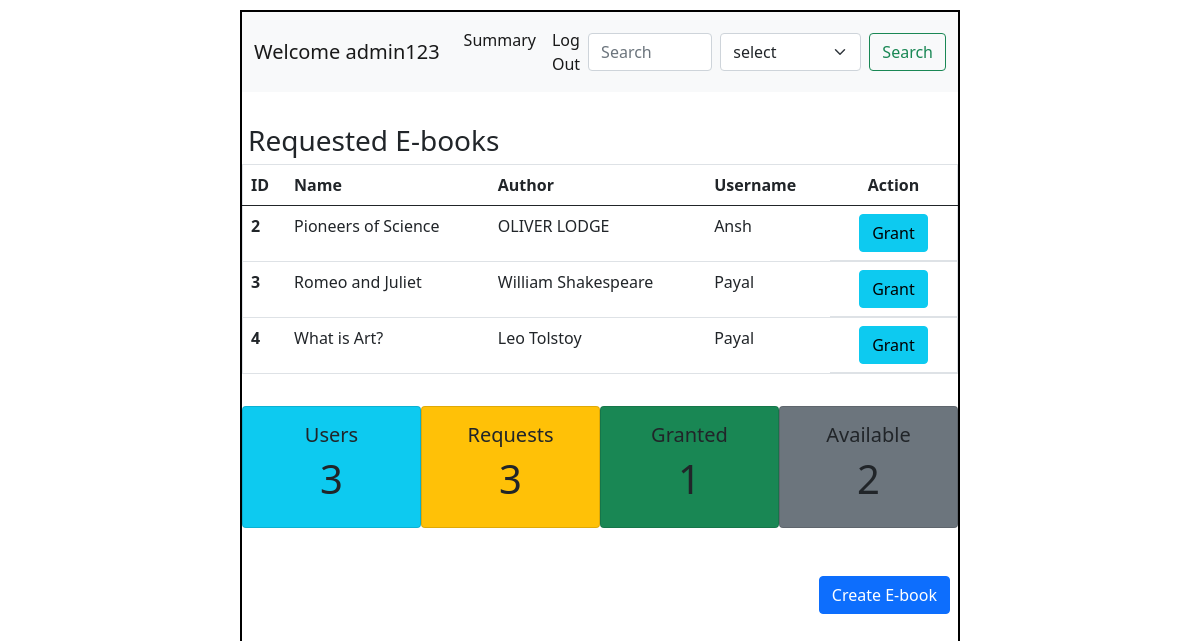
/admin, run on an earlier commit of the app's database.
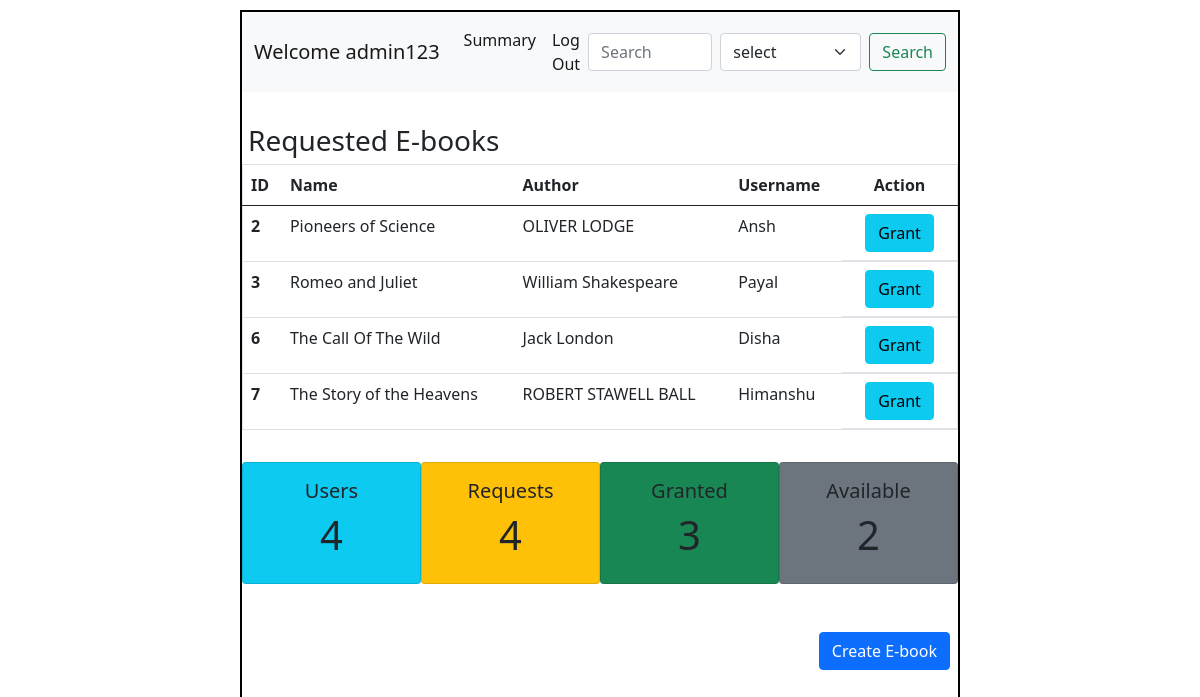
And on a later commit of the database.
### application/models.py (models this page shows)
class Ebook(db.Model):
  id = db.Column(db.Integer, primary_key=True)
  name = db.Column(db.String(), nullable=False)
  author = db.Column(db.String(), nullable=False)
  url = db.Column(db.String(), nullable=False)
  status = db.Column(db.String(), default='available')
  user_id = db.Column(db.Integer, db.ForeignKey('user.id'), default=None)

class User(db.Model):
  id = db.Column(db.Integer, primary_key=True)
  username = db.Column(db.String(), unique=True, nullable=False)
  email = db.Column(db.String(),unique = True, nullable=False)
  password = db.Column(db.String(), nullable=False)
  type = db.Column(db.String(), default='general')
  ebooks = db.relationship('Ebook', backref='bearer')

### application/controllers.py (the view)
@app.route("/admin")
def admin():
  users = len(User.query.all())-1
  reqs = len(Ebook.query.filter_by(status="requested").all())
  grants = len(Ebook.query.filter_by(status="granted").all())
  avail = len(Ebook.query.filter_by(status="available").all())
  this_user = User.query.filter_by(type="admin").first()
  req_ebooks = Ebook.query.filter_by(status="requested").all()
  return render_template("admin_dash.html", this_user=this_user,req_ebooks=req_ebooks,users=users,reqs=reqs,grants=grants,avail=avail)

### templates/admin_dash.html (shortened to what this page needs)
<!DOCTYPE html>
<html lang="en">
<head>
  <link rel="stylesheet" href="/static/style.css">
  <link href="https://cdn.jsdelivr.net/npm/bootstrap@5.0.2/dist/css/bootstrap.min.css" rel="stylesheet">
</head>
<body>
  <div id="main">
    <div id="canvas" class="overflow-auto">
      <nav class="navbar navbar-expand-lg navbar-light bg-light">
        <div class="container-fluid">
          <a class="navbar-brand" href="#">Welcome {{this_user.username}}</a>
          <div class="collapse navbar-collapse" id="navbarSupportedContent">
            <ul class="navbar-nav me-auto mb-2 mb-lg-0">
              <li class="nav-item">
                <a class="nav-link active" aria-current="page" href="/summary">Summary</a>
              </li>
              <li class="nav-item">
                <a class="nav-link active" aria-current="page" href="/login">Log Out</a>
              </li>
            </ul>
            <form class="d-flex" action="/search">
              <input class="form-control me-2" type="search" placeholder="Search" aria-label="Search" name="search">
              <select class="form-select me-2" aria-label="Default select example" name="key">
                    <option selected>select</option>
              </select>
              <input class="btn btn-outline-success" type="submit" value="Search">
            </form>
          </div>
        </div>
      </nav>
      <div id="content">
        <h3 class="headings">Requested E-books</h3>
        <div class="table" style="max-height:500px;overflow-y: scroll;">
          <table class="table border">
            <thead>
              <tr>
                <th scope="col">ID</th>
                <th scope="col">Name</th>
                <th scope="col">Author</th>
                <th scope="col">Username</th>
                <th scope="col" class="text-center">Action</th>
              </tr>
            </thead>
            <tbody>
              {% for ebook in req_ebooks %}
                <tr>
                  <th scope="row">{{ebook.id}}</th>
                  <td>{{ebook.name}}</td>
                  <td>{{ebook.author}}</td>
                  <td>{{ebook.bearer.username}}</td>
                  <td class="d-flex justify-content-center ">
                    <a href="/grant/{{ebook.id}}/{{ebook.user_id}}" class="btn btn-info mx-2">Grant</a>
                  </td>
                </tr>
              {% endfor %}
            </tbody>
          </table>
        </div>
        <div class="d-flex justify-content-evenly text-center">
          <div class="card bg-info p-3">
            <h5>Users</h5>
            <h1>{{users}}</h1>
          </div>
          <div class="card bg-warning p-3">
            <h5>Requests</h5>
            <h1>{{reqs}}</h1>
          </div>
          <div class="card bg-success p-3">
            <h5>Granted</h5>
            <h1>{{grants}}</h1>
          </div>
          <div class="card bg-secondary p-3">
            <h5>Available</h5>
            <h1>{{avail}}</h1>
          </div>
        </div>
        <div class="text-end mx-2 my-5">
          <a href="/create-ebook" class="btn btn-primary">Create E-book</a>
        </div>
      </div>
    </div>
  </div>
</body>
</html>

What changed in the data, as far as the page shows it:
no longer on this page (row edited): Ebook: id "4", name "What is Art?", author "Leo Tolstoy", bearer.username "Payal"
now on this page (row edited): Ebook: id "6", name "The Call Of The Wild", author "Jack London", bearer.username "Disha"
added Ebook: id "7", name "The Story of the Heavens", author "ROBERT STAWELL BALL", bearer.username "Himanshu"
Also different on the page:
{{ users }}: "3" → "4"
{{ reqs }}: "3" → "4"
{{ grants }}: "1" → "3"
